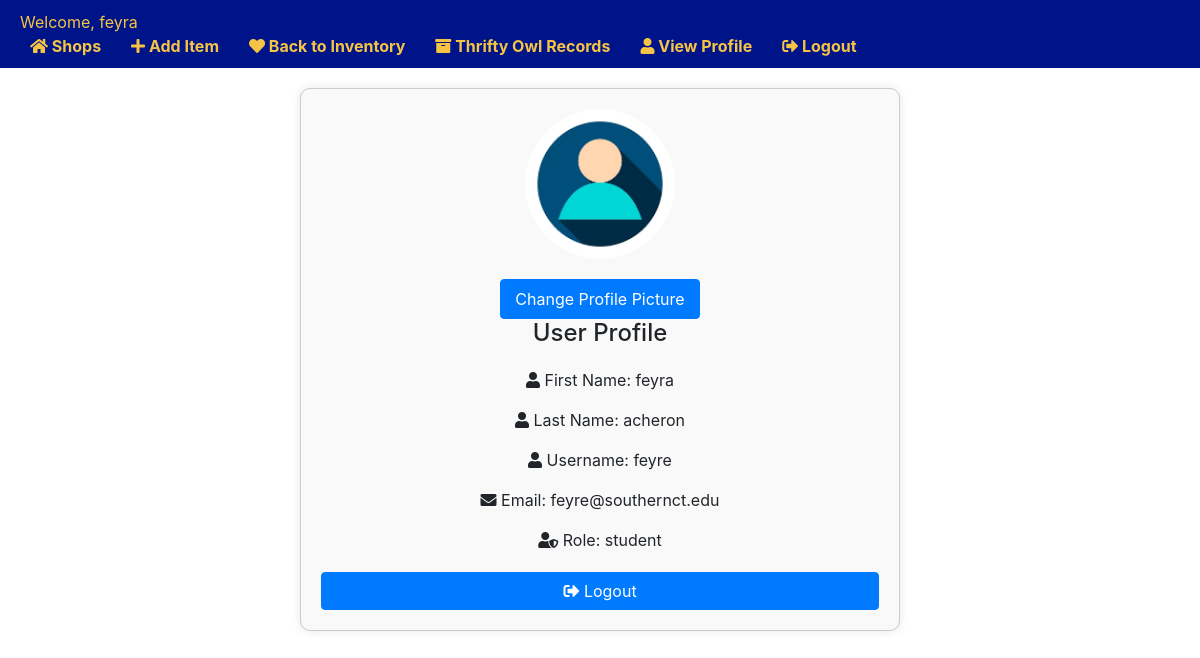
Before: /profile (signed in) with the older database file.
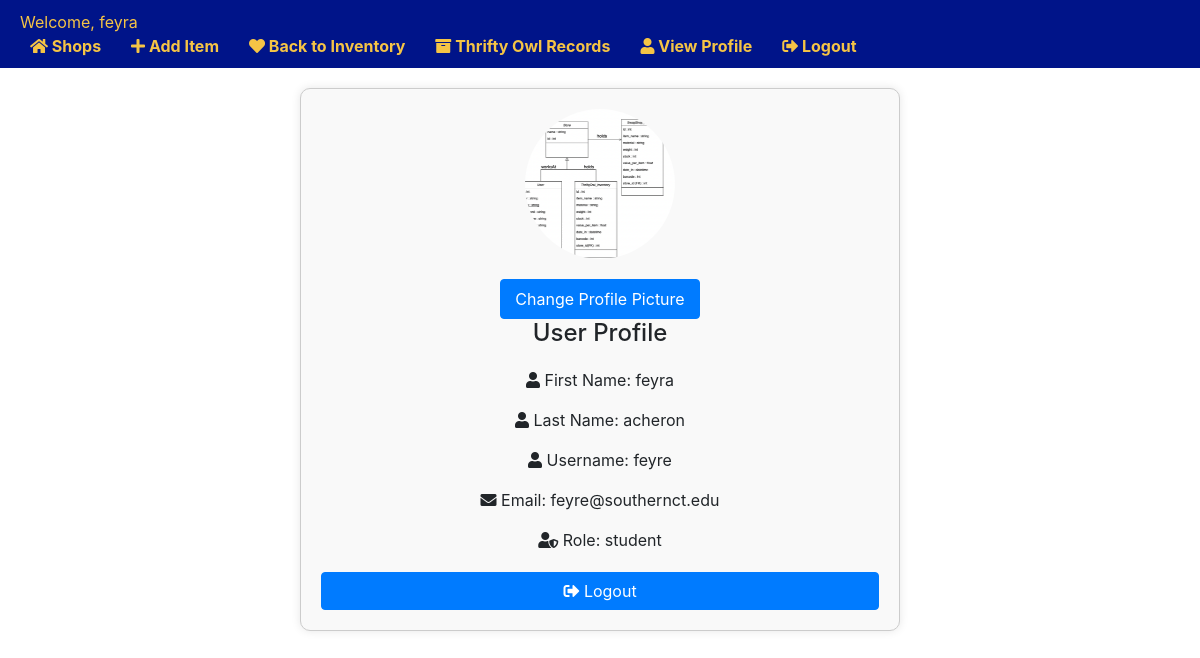
After: the same page with the newer database file.
### models.py (models this page shows)
class User(db.Model, UserMixin):
    id = db.Column(db.Integer, primary_key=True)
    username = db.Column(db.String(20), nullable=False, unique=True)
    email = db.Column(db.String(120), nullable=False, unique=True)
    password = db.Column(db.String(80), nullable=False)
    first_name = db.Column(db.String(20), nullable=True)
    last_name = db.Column(db.String(20), nullable=True)
    role = db.Column(db.String(20), nullable=False)
    reset_code = db.Column(db.String(5))
    reset_expiration = db.Column(db.DateTime)
    store_id = db.Column(db.Integer, db.ForeignKey('store.id'), nullable=True)
    verified = db.Column(db.Boolean, default=False)
    verification_code = db.Column(db.String(64))
    profile_picture = db.Column(db.String(20), nullable=True, default='default.jpg')

### routes.py (the view, shortened to what this page needs)
@app.route('/profile', methods=['GET', 'POST'])
@login_required
def profile():
    user_store = Store.query.get(current_user.store_id)
    return render_template('profile.html', user=current_user, store=user_store)

### app.py (called while the page is built)
@login_manager.user_loader
def load_user(user_id):
    return User.query.get(int(user_id))

### templates/profile.html (shortened to what this page needs)
{% extends 'base.html' %}
{% block content %}
<!DOCTYPE html>
<html lang="en">
<head>
    <link href="https://maxcdn.bootstrapcdn.com/bootstrap/4.5.2/css/bootstrap.min.css" rel="stylesheet">
    <link href="https://cdnjs.cloudflare.com/ajax/libs/font-awesome/5.15.4/css/all.min.css" rel="stylesheet">
</head>
<body>
    <div class="profile-container">
        <img src="{{ url_for('static', filename=user.profile_picture if user.profile_picture != 'default.jpg' else 'profile_pics/default.jpg') }}" alt="Profile" class="profile-image">
        <button id="changePicButton" class="btn btn-primary changepicbutton" style="display: block;">Change Profile Picture</button>
        <h1 class="profile-title">User Profile</h1>
        <div class="profile-info">
            <p><i class="fas fa-user"></i> First Name: {{ user.first_name }}</p>
            <p><i class="fas fa-user"></i> Last Name: {{ user.last_name }}</p>
            <p><i class="fas fa-user"></i> Username: {{ user.username }}</p>
            <p><i class="fas fa-envelope"></i> Email: {{ user.email }}</p>
            <p><i class="fas fa-user-shield"></i> Role: {{ user.role }}</p>
        </div>
        <a href="{{ url_for('logout') }}" class="btn btn-primary logout-btn"><i class="fas fa-sign-out-alt"></i> Logout</a>
    </div>
</body>
</html>
{% endblock %}

### templates/base.html (shortened to what this page needs)
<!DOCTYPE html>
<html lang="en">
<head>
    <link href="https://maxcdn.bootstrapcdn.com/bootstrap/4.5.2/css/bootstrap.min.css" rel="stylesheet">
    <link href="https://cdnjs.cloudflare.com/ajax/libs/font-awesome/5.15.4/css/all.min.css" rel="stylesheet">
    <link rel="stylesheet" type="text/css" href="{{ url_for('static', filename='styles.css') }}">
</head>
<body>
    <nav>
        {% if current_user.is_authenticated %}
        <p>Welcome, {{ current_user.first_name }}</p>
        {% endif %}
        <ul>
            <li><a href="{{ url_for('routes.home') }}"><i class="fas fa-home"></i> Shops </a></li>
            <li><a href="{{ url_for('add_item') }}"><i class="fas fa-plus"></i> Add Item</a></li>
            <li><a href="{{ url_for('dashboard') }}"><i class="fas fa-heart"></i> Back to Inventory</a></li>
            <li><a href="{{ url_for('thriftyowlrecords') }}"><i class="fa fa-archive"></i> Thrifty Owl Records</a></li>
            <li><a href="{{ url_for('profile') }}"><i class="fas fa-user"></i> View Profile</a></li>
            <li><a href="{{ url_for('logout') }}"><i class="fas fa-sign-out-alt"></i> Logout</a></li>
    </nav>
    <div id="content">
        {% block content %}{% endblock %}
    </div>
</body>
</html>

### static/styles.css (style rules this page uses)
body { margin: 0; padding: 0; }
nav { background-color: #f8f8f8; padding: 10px; display: flex; justify-content: space-between; align-items: center; }
ul { list-style-type: none; }
a { text-decoration: none; color: #333; font-weight: bold; }
#content { padding: 20px; }

### templates/base.html (style rules this page uses)
body { font-family: Arial, sans-serif; }
nav { background-color:#001489;; color: #f5c445; padding: 10px 20px; display: flex; justify-content: space-between; align-items: center; }
nav p { margin: 0; }
nav ul { list-style-type: none; margin: 0; padding: 0; display: flex; gap: 10px; }
nav ul a { color: #f5c445; text-decoration: none; padding: 5px 10px; border-radius: 5px; transition: background-color 0.3s ease; }
#content { padding: 20px; }

### templates/profile.html (style rules this page uses)
.profile-container { max-width: 600px; margin: auto; padding: 20px; border: 1px solid #ccc; border-radius: 10px; box-shadow: 0 0 10px rgba(0, 0, 0, 0.1); background-color: #f9f9f9; text-align: center; }
.profile-title { font-size: 24px; text-align: center; margin-bottom: 20px; }
.profile-info { margin-bottom: 20px; }
.profile-image { width: 150px; height: 150px; border-radius: 50%; margin-bottom: 20px; }
.logout-btn { display: block; margin-top: 20px; text-align: center; }
.changepicbutton { width: 200px; height: 40px; margin: auto; }

Changed rows visible on the page:
changed User "feyra": profile_picture: picture added in place of a placeholder
